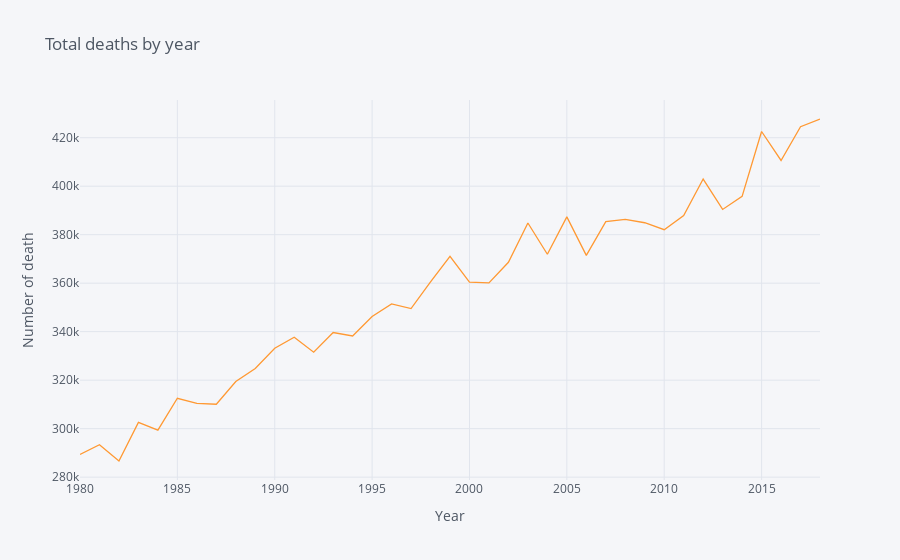

The code cell stored with this chart in its notebook:
### Code cell
# Cufflinks line plot
dataset=dataset.sort_values(by='Periodo')

dataset.iplot( kind= 'line',
                x='Periodo',
                  y='Total',
                  xTitle='Year',
                  yTitle='Number of death',
                  title='Total deaths by year')

### Figure 1 — Plotly figure (JSON) as saved in the notebook; plotly's stock layout.template omitted (floating-point values rounded to 4 significant figures)
{"data": [{"line": {"color": "rgba(255, 153, 51, 1.0)", "dash": "solid", "shape": "linear", "width": 1.3}, "mode": "lines", "name": "Total", "text": "", "type": "scatter", "x": [1980, 1981, 1982, 1983, 1984, 1985, 1986, 1987, 1988, 1989, 1990, 1991, 1992, 1993, 1994, 1995, 1996, 1997, 1998, 1999, 2000, 2001, 2002, 2003, 2004, 2005, 2006, 2007, 2008, 2009, 2010, 2011, 2012, 2013, 2014, 2015, 2016, 2017, 2018], "y": [289344, 293386, 286655, 302569, 299409, 312532, 310413, 310073, 319437, 324796, 333142, 337691, 331515, 339661, 338242, 346227, 351449, 349521, 360511, 371102, 360391, 360131, 368618, 384828, 371934, 387355, 371478, 385361, 386324, 384933, 382047, 387911, 402950, 390419, 395830, 422568, 410611, 424523, 427721]}], "layout": {"legend": {"bgcolor": "#F5F6F9", "font": {"color": "#4D5663"}}, "paper_bgcolor": "#F5F6F9", "plot_bgcolor": "#F5F6F9", "title": {"font": {"color": "#4D5663"}, "text": "Total deaths by year"}, "xaxis": {"gridcolor": "#E1E5ED", "showgrid": true, "tickfont": {"color": "#4D5663"}, "title": {"font": {"color": "#4D5663"}, "text": "Year"}, "zerolinecolor": "#E1E5ED"}, "yaxis": {"gridcolor": "#E1E5ED", "showgrid": true, "tickfont": {"color": "#4D5663"}, "title": {"font": {"color": "#4D5663"}, "text": "Number of death"}, "zerolinecolor": "#E1E5ED"}}}
